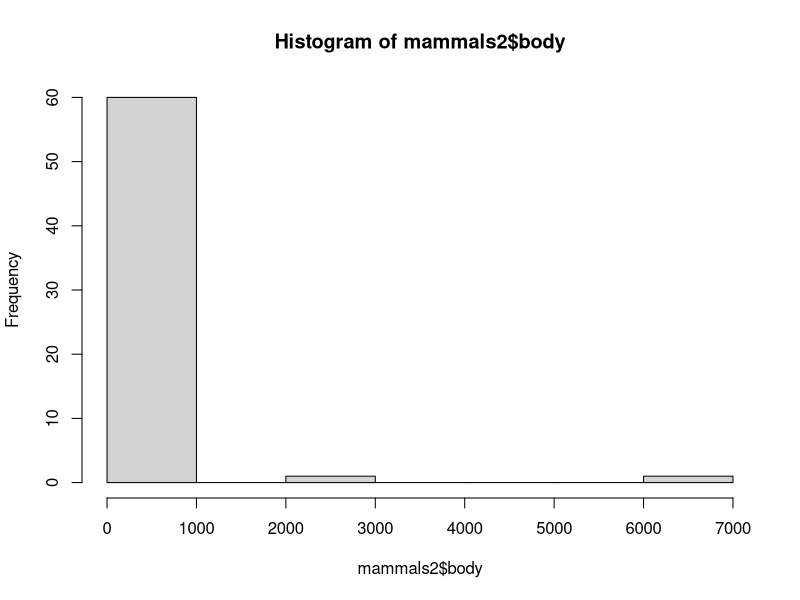
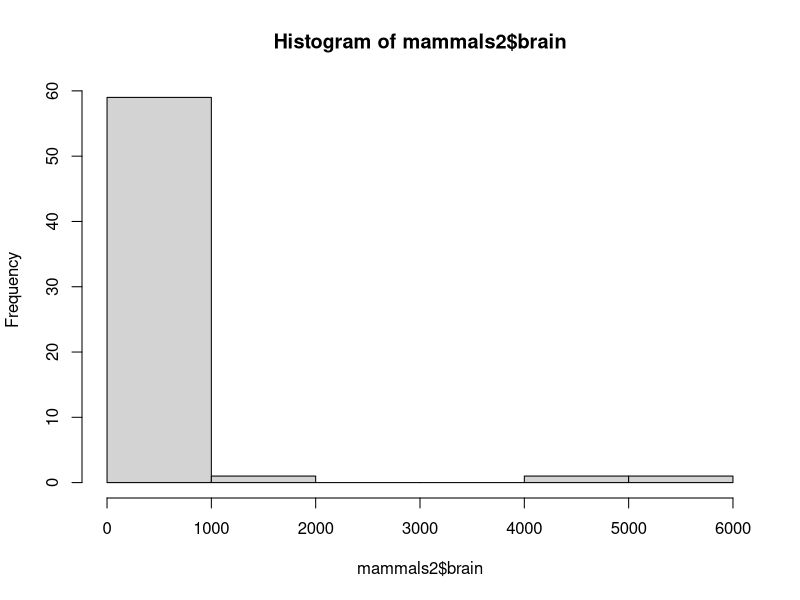
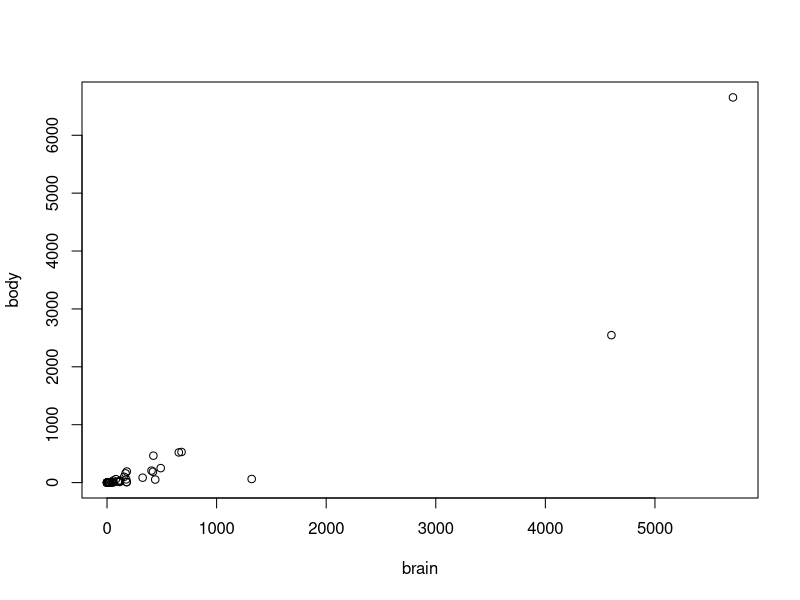
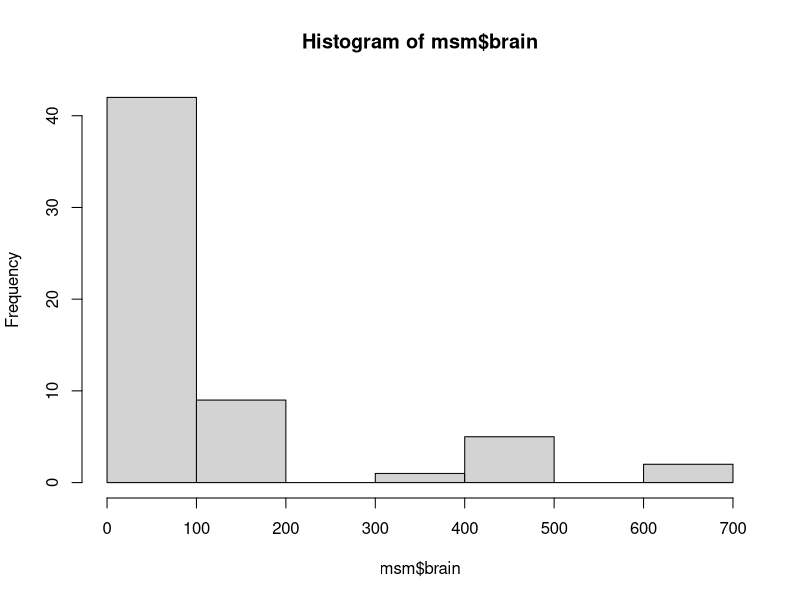
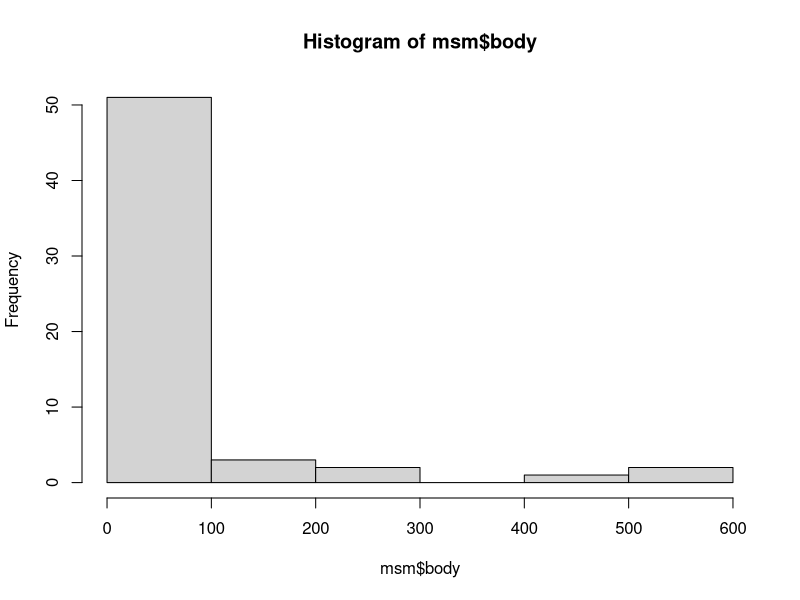
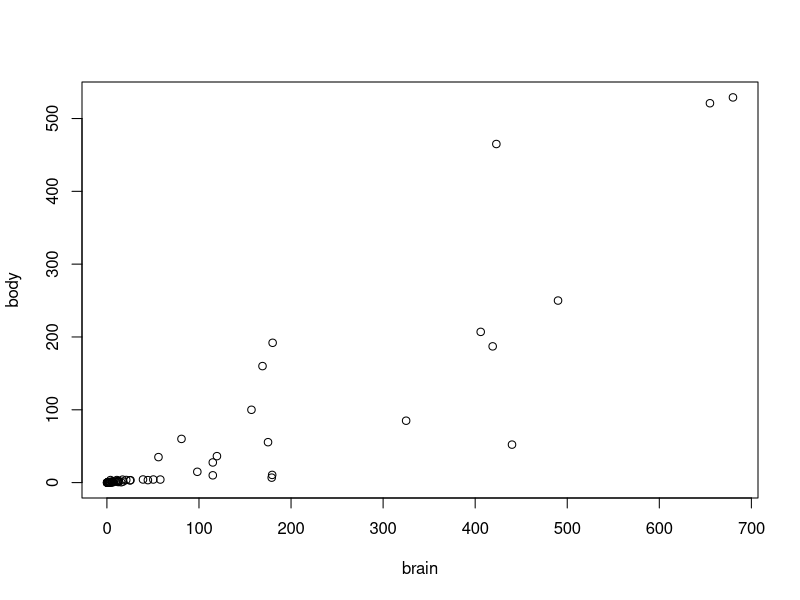
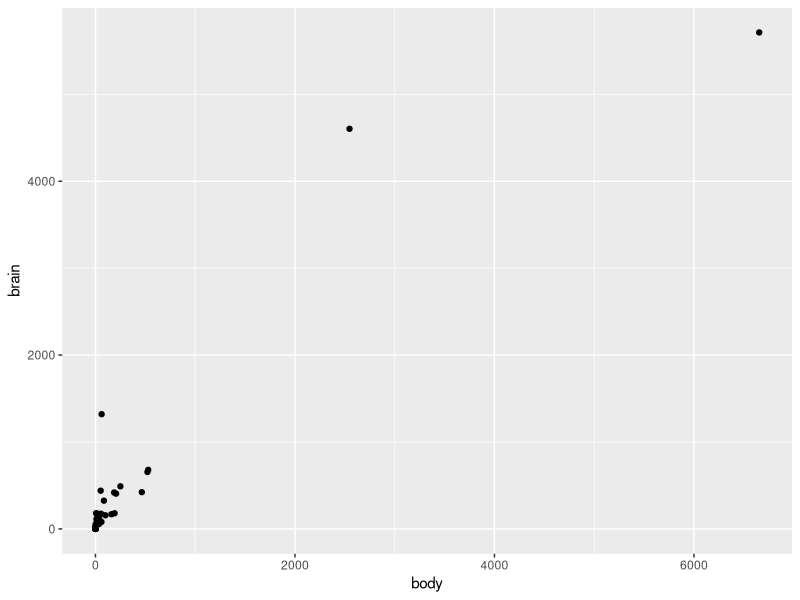
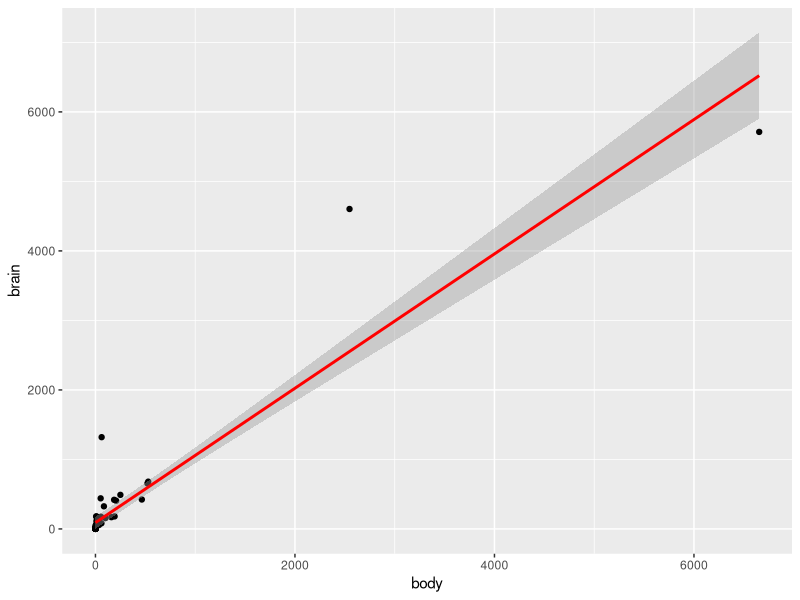

Write R code to recreate these figures, in order. (Note: this script raises an error after producing the figures.)
### Lessons from Datacamp: Data Visualization with GGplot2 (pt 1)
## Chapter 1 Intro

## get mammals data
library(MASS)
mammals
## examine / explore the data
str(mammals)
summary(mammals)
## get animals into col instead of just rownames
## easy with dplyr
library(dplyr)
mammals2 <- mammals
mammals2 <- add_rownames(mammals2,"animal")
## if add_rownames doesn't work :[
#mammals2$animals <- rownames(mammals2)
#rownames(mammals2) <- c(1:nrow(mammals2))
#mammals2 <- mammals2[,c(3,1:2)]
## OR alternate column sort with dplyr
#mammals2 <- mammals2 %>% select(3,1:2)

## visualize the data
hist(mammals2$body)
hist(mammals2$brain)
plot(body~brain,mammals2)
cor(mammals2$body,mammals2$brain)
cor.test(mammals2$body,mammals2$brain)
mlm <- lm(body~brain,mammals2)
summary(mlm)

## identify the large animals
library(dplyr)
mlg <- mammals2 %>% filter(brain>4000,body>2000)
mlg
## aha! its the elephants!

## remove some outliers at the large end of the scale
msm <- mammals2 %>% filter(brain<1000,body<2000)
## examine / explore the new data
summary(msm)
hist(msm$brain)
hist(msm$body)
plot(body~brain,msm)
cor(msm$body,msm$brain)
cor.test(msm$body,msm$brain)
msmlm <- lm(body~brain,msm)
summary(msmlm)

### DATACAMP!
library(ggplot2)
ggplot(mammals,aes(x=body,y=brain))+geom_point()
## add regression line
ggplot(mammals,aes(x=body,y=brain))+geom_point()+
    stat_smooth(method="lm",col="red")
## remove standard error shading if desired
ggplot(mammals,aes(x=body,y=brain))+geom_point()+
    stat_smooth(method="lm",col="red",se=FALSE)
## doesn't look like good model due to how data is spread out
ggplot(mammals,aes(x=body,y=brain))+
    geom_point(alpha=1)+
    coord_fixed()+
    scale_x_log10()+
    scale_y_log10()+
    stat_smooth(method="lm",
                col="red",
                se=FALSE,
                size=2)
### FINISHED PRODUCT
ggplot(mammals,aes(x=body,y=brain))+
    annotation_logticks()+
    geom_point(alpha=1)+
    coord_fixed(xlim=c(10^-3,10^4),ylim=c(10^-1,10^4))+
    scale_x_log10(expression("Body weight (log"["10"]*"(Kg))"),
                  breaks=trans_breaks("log10",function(x) 10^x),
                  labels=trans_format("log10",math_format(10^.x)))+
    scale_y_log10(expression("Brain weight (log"["10"]*"(g))"),
                  breaks=trans_breaks("log10",function(x) 10^x),
                  labels=trans_format("log10",math_format(10^.x)))+
    stat_smooth(method="lm",
                col="red",
                se=FALSE,
                size=2)+
    theme_classic()

## had to remove breaks and labels due to errors - scales ugly as result
ggplot(mammals,aes(x=body,y=brain))+
    annotation_logticks()+
    geom_point(alpha=1)+
    coord_fixed(xlim=c(10^-3,10^4),ylim=c(10^-1,10^4))+
    scale_x_log10(expression("Body weight (log"["10"]*"(Kg))"))+
    scale_y_log10(expression("Brain weight (log"["10"]*"(g))"))+
    stat_smooth(method="lm",
                col="red",
                se=FALSE,
                size=2)+
    theme_classic()